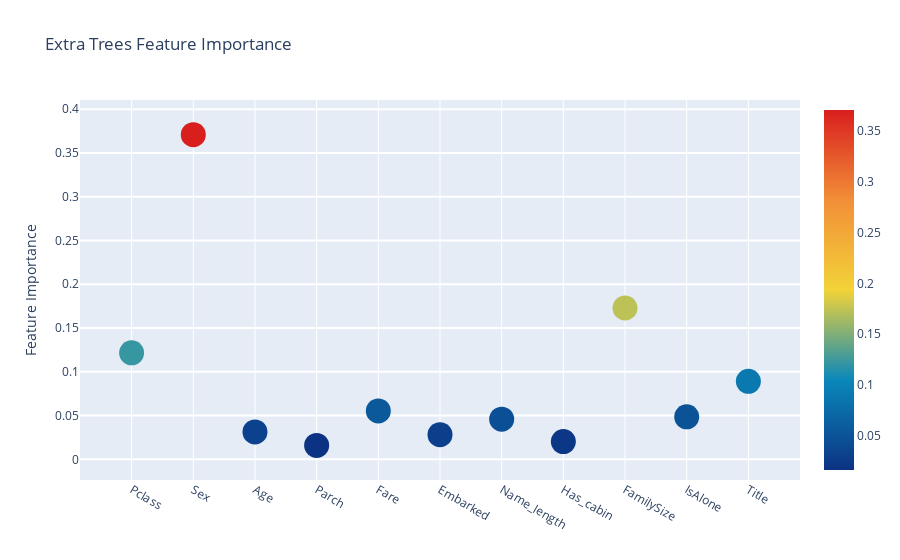

The notebook cell saved with this chart:
### Code cell
# Scatter plot 
trace = go.Scatter(
    y = feature_dataframe['Extra Trees  feature importances'].values,
    x = feature_dataframe['features'].values,
    mode='markers',
    marker=dict(
        sizemode = 'diameter',
        sizeref = 1,
        size = 25,
#       size= feature_dataframe['AdaBoost feature importances'].values,
        #color = np.random.randn(500), #set color equal to a variable
        color = feature_dataframe['Extra Trees  feature importances'].values,
        colorscale='Portland',
        showscale=True
    ),
    text = feature_dataframe['features'].values
)
data = [trace]

layout= go.Layout(
    autosize= True,
    title= 'Extra Trees Feature Importance',
    hovermode= 'closest',
#     xaxis= dict(
#         title= 'Pop',
#         ticklen= 5,
#         zeroline= False,
#         gridwidth= 2,
#     ),
    yaxis=dict(
        title= 'Feature Importance',
        ticklen= 5,
        gridwidth= 2
    ),
    showlegend= False
)
fig = go.Figure(data=data, layout=layout)
py.iplot(fig,filename='scatter2010')

### Figure 1 — Plotly figure (JSON) as saved in the notebook; plotly's stock layout.template omitted (floating-point values rounded to 4 significant figures)
{"data": [{"marker": {"color": [0.1217, 0.371, 0.0313, 0.01592, 0.05526, 0.02816, 0.0459, 0.0203, 0.1729, 0.04854, 0.0891], "colorscale": [[0, "rgb(12,51,131)"], [0.25, "rgb(10,136,186)"], [0.5, "rgb(242,211,56)"], [0.75, "rgb(242,143,56)"], [1, "rgb(217,30,30)"]], "showscale": true, "size": 25, "sizemode": "diameter", "sizeref": 1}, "mode": "markers", "text": ["Pclass", "Sex", "Age", "Parch", "Fare", "Embarked", "Name_length", "Has_cabin", "FamilySize", "IsAlone", "Title"], "type": "scatter", "x": ["Pclass", "Sex", "Age", "Parch", "Fare", "Embarked", "Name_length", "Has_cabin", "FamilySize", "IsAlone", "Title"], "y": [0.1217, 0.371, 0.0313, 0.01592, 0.05526, 0.02816, 0.0459, 0.0203, 0.1729, 0.04854, 0.0891]}], "layout": {"autosize": true, "hovermode": "closest", "showlegend": false, "title": {"text": "Extra Trees Feature Importance"}, "yaxis": {"gridwidth": 2, "ticklen": 5, "title": {"text": "Feature Importance"}}}}
